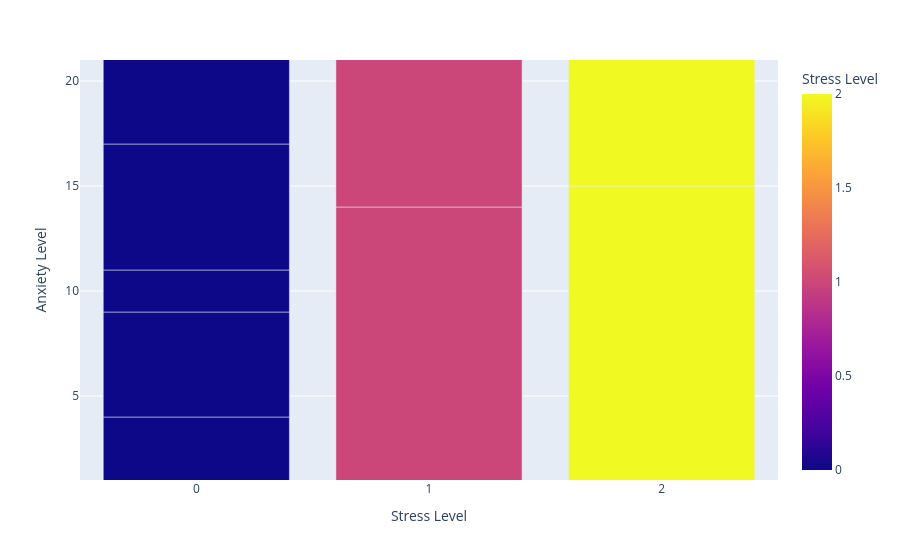

The cell this chart's notebook holds for it:
### Code cell
fig=px.bar(
    data_frame=dataset,
    x='stress_level',
    y='anxiety_level',
    labels={'stress_level':"Stress Level",'anxiety_level':"Anxiety Level"},
    color='stress_level',
    category_orders={'stress_level':[0,1,2]},
    )
fig.update_yaxes(range=[1,21])
fig.update_xaxes(tickvals=[0,1,2])
fig.show()

### Figure 1 — Plotly figure (JSON) as saved in the notebook; plotly's stock layout.template omitted (floating-point values rounded to 4 significant figures; data arrays with more than 128 entries replaced by an {"elided": "..."} marker saying what was removed)
{"data": [{"hovertemplate": "Stress Level=%{marker.color}<br>Anxiety Level=%{y}<extra></extra>", "legendgroup": "", "marker": {"color": {"elided": "1100 int values"}, "coloraxis": "coloraxis", "pattern": {"shape": ""}}, "name": "", "orientation": "v", "showlegend": false, "textposition": "auto", "type": "bar", "x": {"elided": "1100 int values"}, "xaxis": "x", "y": {"elided": "1100 int values"}, "yaxis": "y"}], "layout": {"barmode": "relative", "coloraxis": {"colorbar": {"title": {"text": "Stress Level"}}, "colorscale": [[0, "#0d0887"], [0.1111, "#46039f"], [0.2222, "#7201a8"], [0.3333, "#9c179e"], [0.4444, "#bd3786"], [0.5556, "#d8576b"], [0.6667, "#ed7953"], [0.7778, "#fb9f3a"], [0.8889, "#fdca26"], [1, "#f0f921"]]}, "legend": {"tracegroupgap": 0}, "margin": {"t": 60}, "xaxis": {"anchor": "y", "categoryarray": [0, 1, 2], "categoryorder": "array", "domain": [0, 1], "tickvals": [0, 1, 2], "title": {"text": "Stress Level"}}, "yaxis": {"anchor": "x", "domain": [0, 1], "range": [1, 21], "title": {"text": "Anxiety Level"}}}}
